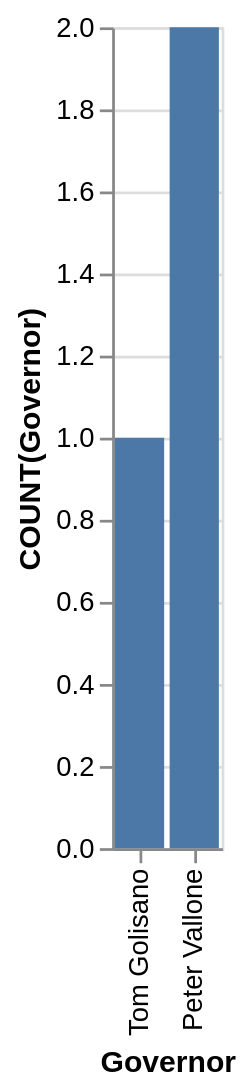

Source (Vega-Lite JSON):
### Vega-Lite specification from a JSON file in a GitHub repository (floating-point values rounded to 4 significant figures)
{"data": {"values": [{"x_data": "Peter Vallone", "y_data": 2}, {"x_data": "Tom Golisano", "y_data": 1}]}, "mark": "bar", "encoding": {"x": {"field": "x_data", "type": "nominal", "title": "Governor", "sort": "descending"}, "y": {"field": "y_data", "type": "quantitative", "title": "COUNT(Governor)"}}}
